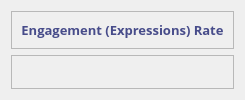
            <widget class="QWidget" name="line_chart">
             <layout class="QVBoxLayout" name="verticalLayout_14">
              <item>
               <widget class="QFrame" name="frame_21">
                <property name="styleSheet">
                 <string notr="true"/>
                </property>
                <property name="frameShape">
                 <enum>QFrame::StyledPanel</enum>
                </property>
                <property name="frameShadow">
                 <enum>QFrame::Raised</enum>
                </property>
                <layout class="QVBoxLayout" name="verticalLayout_13">
                 <item alignment="Qt::AlignTop">
                  <widget class="QLabel" name="label_7">
                   <property name="font">
                    <font>
                     <family>Open Sans</family>
                     <pointsize>10</pointsize>
                     <weight>75</weight>
                     <bold>true</bold>
                    </font>
                   </property>
                   <property name="styleSheet">
                    <string notr="true">#label_7{
color: #474C8A;
} </string>
                   </property>
                   <property name="text">
                    <string>Engagement (Expressions) Rate</string>
                   </property>
                   <property name="alignment">
                    <set>Qt::AlignCenter</set>
                   </property>
                  </widget>
                 </item>
                </layout>
               </widget>
              </item>
              <item>
               <widget class="QFrame" name="frame_22">
                <property name="sizePolicy">
                 <sizepolicy hsizetype="Preferred" vsizetype="Expanding">
                  <horstretch>0</horstretch>
                  <verstretch>0</verstretch>
                 </sizepolicy>
                </property>
                <property name="frameShape">
                 <enum>QFrame::StyledPanel</enum>
                </property>
                <property name="frameShadow">
                 <enum>QFrame::Raised</enum>
                </property>
                <layout class="QGridLayout" name="line_chart_cont"/>
               </widget>
              </item>
             </layout>
            </widget>
